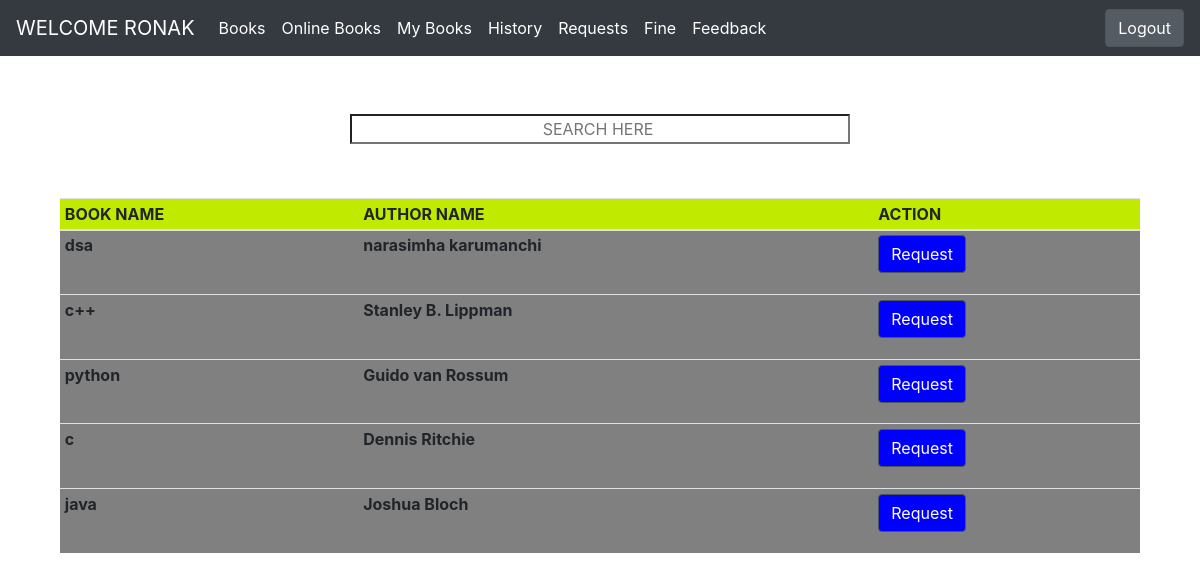
Screenshot of /issue/ (signed in) with the database file from the repository.
### library_management_system/models.py (models this page shows, shortened)
class Book(models.Model):
    book_title = models.CharField(max_length=200)
    book_author = models.CharField(max_length=100)
    quantity = models.IntegerField(validators=[MinValueValidator(0)])
    class Meta:
        unique_together = ['book_title','book_author']

### library_management_system/views.py (the view, shortened to what this page needs)
# urls.py: path('issue/',views.issue_book,name='issue'),
@login_required
def issue_book(request):
    issued_books = BookTrasaction.objects.filter(user=request.user, return_date=None).values_list('book__id')
    books = Book.objects.exclude(id__in=issued_books).filter(quantity__gt=0).order_by('-id')
    return render(request, 'issue.html',{'books':books})

### library_management_system/templates/issue.html (shortened to what this page needs)
<head>
</head>
{% extends 'index.html'%}
{% block content %}
<br>
<br>
<div class="alert" role="alert alert-success">
  </div>
{% if books %}
<br>
<center><input id="search" type="search" class="container" style="padding:1px;width: 500px;" placeholder="SEARCH HERE"></center>
    <br>
    <div class="container" style="padding:30px;">
<table class="table table-hover table-sm">
    <thead class = "thead">
  <tr bgcolor="cream">
     <th>BOOK NAME</th>
      <th>AUTHOR NAME</th>
      <th>ACTION</th>
  </tr>
  <tbody id="table_data">
      {% for i in books %}
      <tr bgcolor="gray">
          <td><b>{{i.book_title}}</b></td>
          <td><b>{{i.book_author}}</b></td>
          <td>
            <form method="POST">
              <button type="submit" class="btn btn-secondary btn active" style="background-color: blue;">Request</button>
          </form>
          </td>
      </tr>
      {% endfor %}
    </tbody>
</thead>
    </table>
    </div>
    {% else %}
    <h2><center>No Book Available</center></h2>
    {% endif %}
{% endblock %}

### library_management_system/templates/index.html (shortened to what this page needs)
<html>
    <head>
        <link rel="stylesheet" href="https://cdn.jsdelivr.net/npm/bootstrap@4.0.0/dist/css/bootstrap.min.css">
    </head>
<nav class="navbar navbar-expand-lg fixed-top navbar-light bg-light,navbar navbar-dark bg-dark" id="navi">
    <a class="navbar-brand" href="{% url 'home' %}">WELCOME {{request.user|upper}} </a>
    <div class="collapse navbar-collapse" id="navbarSupportedContent">
      <ul class="navbar-nav mr-auto">
        {% if not request.user.is_superuser %}
        <li class="nav-item active">
          <a class="nav-link" href="{% url 'issue' %}">Books <span class="sr-only">(current)</span></a>
        </li>
        {% endif %}
        <li class="nav-item active">
          <a class="nav-link" href="{% url 'view_pdf' %}">Online Books  <span class="sr-only">(current)</span></a>
        </li>
        {% if not request.user.is_superuser %}
        <li class="nav-item active">
            <a class="nav-link" href="{% url 'return' %}">My Books <span class="sr-only">(current)</span></a>
        </li>
        {% endif %}
        {% if not request.user.is_superuser %}
          <li class="nav-item active">
            <a class="nav-link" href="{% url 'history' %}">History  <span class="sr-only">(current)</span></a>
          </li>
          {% endif %}
          {% if not request.user.is_superuser %}
          <li class="nav-item active">
            <a class="nav-link" href="{% url 'pending_req' %}">Requests  <span class="sr-only">(current)</span></a>
          </li>
          {% endif %}
          {% if not request.user.is_superuser %}
          <li class="nav-item active">
            <a class="nav-link" href="{% url 'fine_user' %}">Fine <span class="sr-only">(current)</span></a>
          </li>
          {% endif %}
          {% if not request.user.is_superuser %}
          <li class="nav-item active">
            <a class="nav-link" href="{% url 'user_feedback' %}">Feedback  <span class="sr-only">(current)</span></a>
          </li>
          {% endif %}
      </ul>
      <a href="{% url 'logout' %}" class="btn btn-secondary active" role="button" aria-pressed="true">Logout </a>
    </div>
  </nav>
  {% block content %}
  {% endblock %}
</html>

### library_management_system/templates/issue.html (style rules this page uses)
input[type="search"]::placeholder { text-align: center; }
#search { width: 100%; }

### rows the page displays
Book: book_title "dsa", book_author "narasimha karumanchi"
Book: book_title "c++", book_author "Stanley B. Lippman"
Book: book_title "python", book_author "Guido van Rossum"
Book: book_title "c", book_author "Dennis Ritchie"
Book: book_title "java", book_author "Joshua Bloch"

### other values shown
{{ request.user|upper }} "RONAK"
